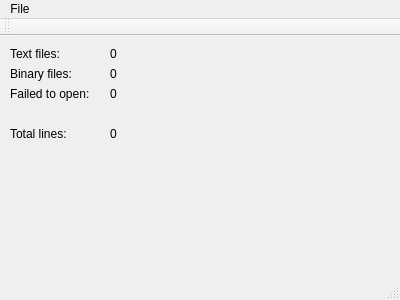
<?xml version="1.0" encoding="UTF-8"?>
<ui version="4.0">
 <class>MainWindow</class>
 <widget class="QMainWindow" name="MainWindow">
  <property name="geometry">
   <rect>
    <x>0</x>
    <y>0</y>
    <width>400</width>
    <height>300</height>
   </rect>
  </property>
  <property name="windowTitle">
   <string>MainWindow</string>
  </property>
  <widget class="QWidget" name="centralWidget">
   <widget class="QLabel" name="label">
    <property name="geometry">
     <rect>
      <x>10</x>
      <y>10</y>
      <width>91</width>
      <height>16</height>
     </rect>
    </property>
    <property name="text">
     <string>Text files:</string>
    </property>
   </widget>
   <widget class="QLabel" name="label_2">
    <property name="geometry">
     <rect>
      <x>10</x>
      <y>30</y>
      <width>91</width>
      <height>16</height>
     </rect>
    </property>
    <property name="text">
     <string>Binary files:</string>
    </property>
   </widget>
   <widget class="QLabel" name="label_3">
    <property name="geometry">
     <rect>
      <x>10</x>
      <y>50</y>
      <width>91</width>
      <height>16</height>
     </rect>
    </property>
    <property name="text">
     <string>Failed to open:</string>
    </property>
   </widget>
   <widget class="QLabel" name="label_textFiles">
    <property name="geometry">
     <rect>
      <x>110</x>
      <y>10</y>
      <width>57</width>
      <height>16</height>
     </rect>
    </property>
    <property name="text">
     <string notr="true">0</string>
    </property>
   </widget>
   <widget class="QLabel" name="label_binaryFiles">
    <property name="geometry">
     <rect>
      <x>110</x>
      <y>30</y>
      <width>57</width>
      <height>16</height>
     </rect>
    </property>
    <property name="text">
     <string notr="true">0</string>
    </property>
   </widget>
   <widget class="QLabel" name="label_inaccessibleFiles">
    <property name="geometry">
     <rect>
      <x>110</x>
      <y>50</y>
      <width>57</width>
      <height>16</height>
     </rect>
    </property>
    <property name="text">
     <string notr="true">0</string>
    </property>
   </widget>
   <widget class="QLabel" name="label_4">
    <property name="geometry">
     <rect>
      <x>10</x>
      <y>90</y>
      <width>91</width>
      <height>16</height>
     </rect>
    </property>
    <property name="text">
     <string>Total lines:</string>
    </property>
   </widget>
   <widget class="QLabel" name="label_totalLines">
    <property name="geometry">
     <rect>
      <x>110</x>
      <y>90</y>
      <width>57</width>
      <height>16</height>
     </rect>
    </property>
    <property name="text">
     <string notr="true">0</string>
    </property>
   </widget>
  </widget>
  <widget class="QMenuBar" name="menuBar">
   <property name="geometry">
    <rect>
     <x>0</x>
     <y>0</y>
     <width>400</width>
     <height>22</height>
    </rect>
   </property>
   <widget class="QMenu" name="menuFile">
    <property name="title">
     <string>File</string>
    </property>
    <addaction name="actionOpen"/>
   </widget>
   <addaction name="menuFile"/>
  </widget>
  <widget class="QToolBar" name="mainToolBar">
   <attribute name="toolBarArea">
    <enum>TopToolBarArea</enum>
   </attribute>
   <attribute name="toolBarBreak">
    <bool>false</bool>
   </attribute>
  </widget>
  <widget class="QStatusBar" name="statusBar"/>
  <action name="actionOpen">
   <property name="text">
    <string>Open</string>
   </property>
   <property name="shortcut">
    <string>Ctrl+O</string>
   </property>
  </action>
 </widget>
 <layoutdefault spacing="6" margin="11"/>
 <resources/>
 <connections/>
</ui>
